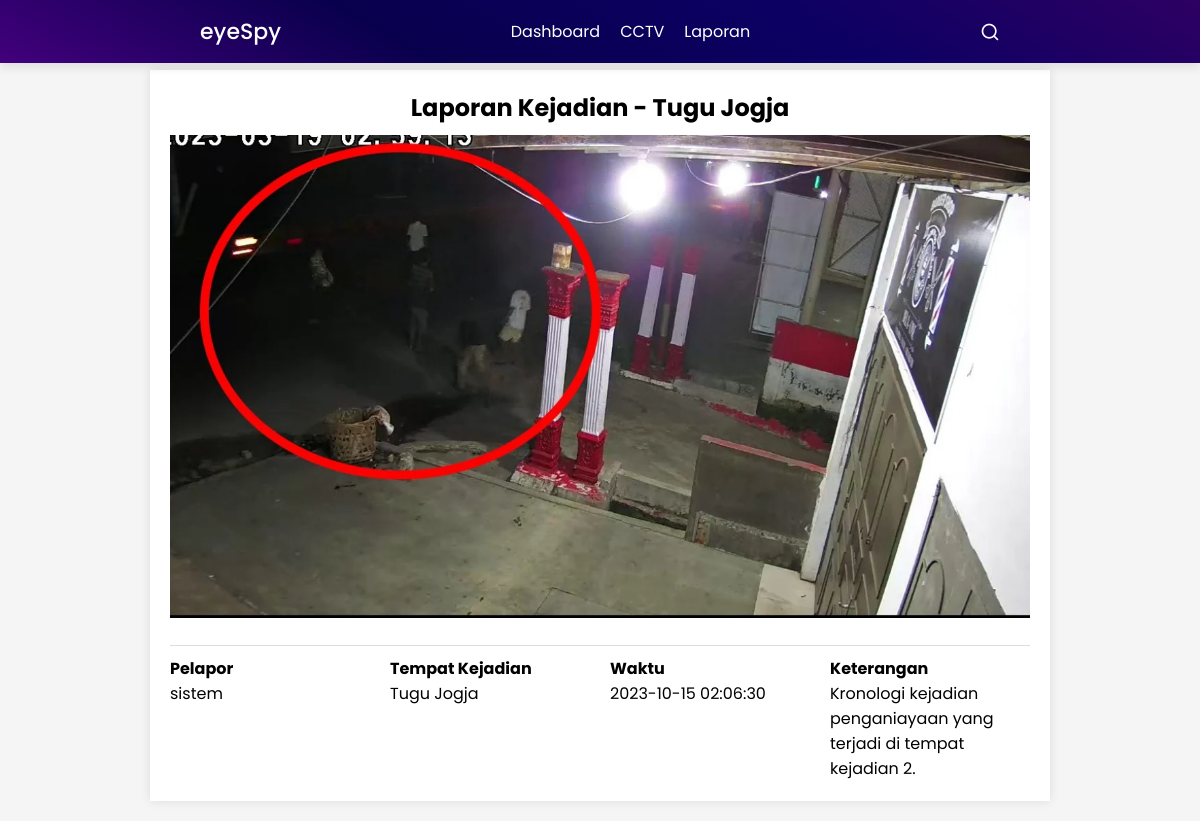
The page /detailLaporan.php?id=123 on the database its author committed.
### tables this page shows
CREATE TABLE `laporan_kejahatan` (
  `id` int(11) NOT NULL,
  `jenis_kejahatan` int(255) NOT NULL,
  `tempat_kejadian` int(11) NOT NULL,
  `waktu` datetime NOT NULL,
  `keterangan` text DEFAULT NULL,
  `pelapor` enum('pengguna','sistem') DEFAULT NULL
);

CREATE TABLE `tempat` (
  `id_tempat` int(11) NOT NULL,
  `nama_tempat` varchar(255) NOT NULL,
  `kabupaten` enum('Bantul','Sleman','Gunung Kidul','Kulon Progo','Yogyakarta') NOT NULL,
  `gambar` varchar(1000) NOT NULL
);

### php/fungsiDetailLaporan.php (called while the page is built)
<?php
include "koneksi.php";
$id_laporan = isset($_GET['id']) ? $_GET['id'] : 0;
$sql_laporan = "
SELECT lk.pelapor, jk.nama_jenis as jenis_kejahatan, t.nama_tempat, lk.waktu, lk.keterangan
FROM laporan_kejahatan lk
JOIN jenis_kejahatan jk ON lk.jenis_kejahatan = jk.id_jenis
JOIN tempat t ON lk.tempat_kejadian = t.id_tempat
WHERE lk.id = $id_laporan
";
$result_laporan = $conn->query($sql_laporan);
if ($result_laporan->num_rows > 0) {
    $row_laporan = $result_laporan->fetch_assoc();
} else {
    echo "Laporan tidak ditemukan.";
    exit;
}
?>

### detailLaporan.php (the view, shortened to what this page needs)
<!DOCTYPE html>
<html lang="en">
<head>
    <link rel="stylesheet" href="css/detailLaporan.css">
    <link rel="stylesheet" href="css/navbar.css">
    <link rel="stylesheet" href="https://unicons.iconscout.com/release/v4.0.0/css/line.css">
</head>
<body>
    <?php
        include 'php/navbar.php';
        include 'php/fungsiDetailLaporan.php';
    ?>
    <div class="container">
        <div class="header">
            <h1>Laporan Kejadian - <?php echo htmlspecialchars($row_laporan['nama_tempat']); ?></h1>
        </div>
        <div class="content">
            <img src="gambar/footage.webp" alt="gambar">
        </div>
        <div class="details">
            <div>
                <span>Pelapor</span>
                <?php echo htmlspecialchars($row_laporan['pelapor']); ?>
            </div>
            <div>
                <span>Tempat Kejadian</span>
                <?php echo htmlspecialchars($row_laporan['nama_tempat']); ?>
            </div>
            <div>
                <span>Waktu</span>
                <?php echo htmlspecialchars($row_laporan['waktu']); ?>
            </div>
            <div>
                <span>Keterangan</span>
                <?php echo htmlspecialchars($row_laporan['keterangan']); ?>
            </div>
        </div>
    </div>
</body>
</html>

### css/detailLaporan.css (style rules this page uses)
body { font-family: Arial, sans-serif; background-color: #f5f5f5; margin-top: 70px; }
.container { max-width: 900px; margin: 20px auto; background-color: white; padding: 20px; box-shadow: 0 0 10px rgba(0, 0, 0, 0.1); }
.header { text-align: center; margin-bottom: 10px; }
.header h1 { margin: 0; font-size: 24px; }
.content { text-align: center; }
.content img { width: 100%; height: auto; }
.details { margin-top: 20px; display: flex; justify-content: space-between; border-top: 1px solid #ddd; padding-top: 10px; }
.details div { flex: 1; text-align: left; }
.details div:not(:last-child) { margin-right: 20px; }
.details div span { display: block; font-weight: bold; }

### css/navbar.css (style rules this page uses)
* { margin: 0; padding: 0; box-sizing: border-box; font-family: "Poppins", sans-serif; }

### rows shown on the page
laporan_kejahatan: tempat_kejadian.nama_tempat "Tugu Jogja", pelapor "sistem", waktu "2023-10-15 02:06:30", keterangan "Kronologi kejadian penganiayaan yang terjadi di tempat kejadian 2."
